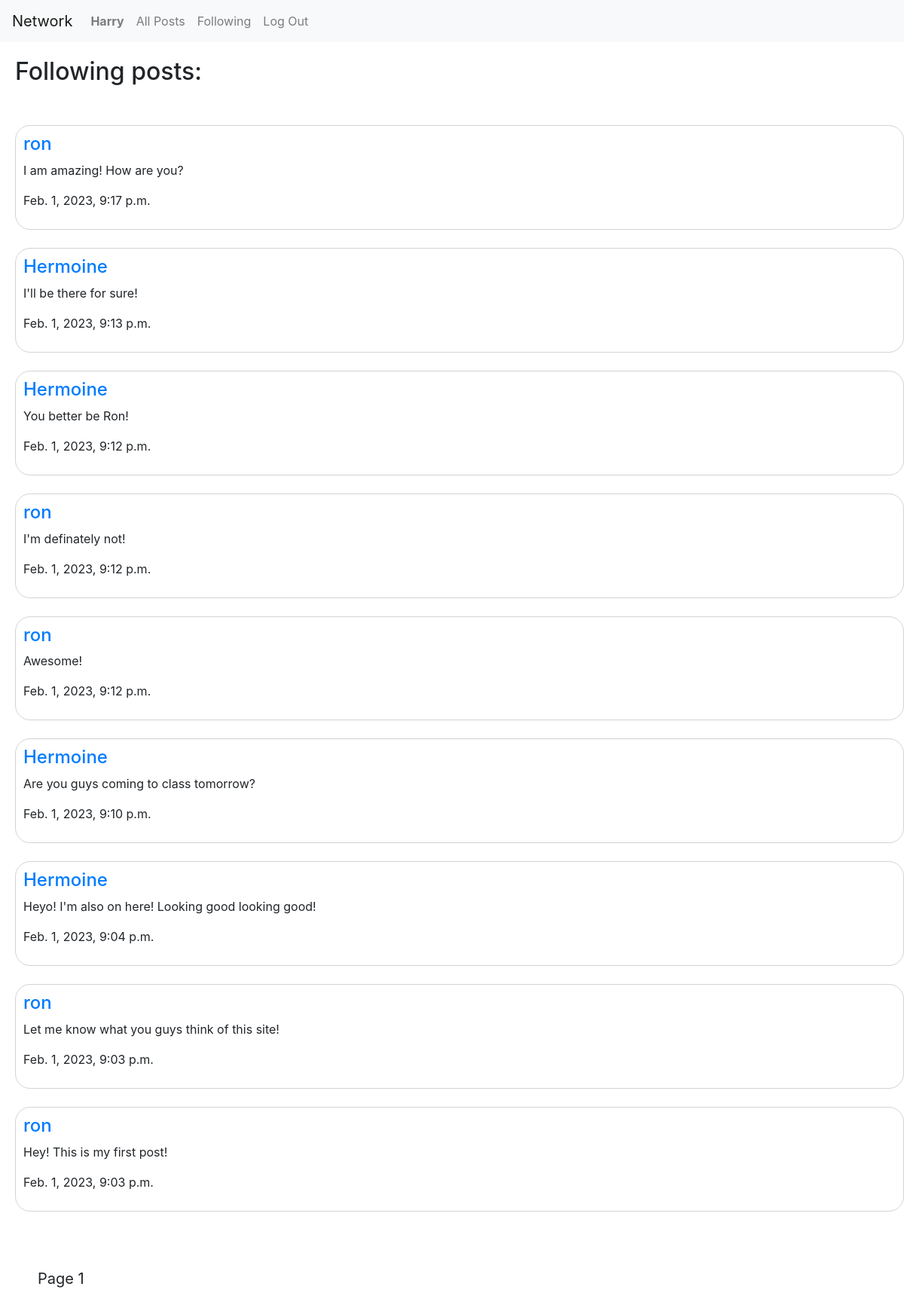
The page /following (signed in) on the database its author committed.
### network/models.py (models this page shows, shortened)
class User(AbstractUser):
    following = models.ManyToManyField("User", blank=True)

class Post(models.Model):
    user = models.ForeignKey(User, on_delete=models.CASCADE, related_name="posts")
    content = models.CharField(max_length=255)
    likes = models.IntegerField(default=0)
    liked_by = models.ManyToManyField(User, blank=True, related_name="liked")
    timestamp = models.DateTimeField(auto_now_add=True)

### network/views.py (the view)
# urls.py: path("following", views.following_posts, name="following_posts")
@login_required
def following_posts(request):
    followed_users = request.user.following.all()
    posts = Post.objects.filter(user__in= followed_users)
    posts = posts.order_by("-timestamp").all()
    paginator = Paginator(posts, 10)
    page_number = request.GET.get('page')
    posts= paginator.get_page(page_number)
    return render(request, "network/following.html", {
        "posts":posts
    })

### network/templates/network/following.html (shortened to what this page needs)
{% extends "network/layout.html" %}
{% block body %}
    <div class="header">
        <h2>Following posts:</h2>
        <br>
    </div>
    {% for post in posts %}
        <div class="post">
            <h4><a href="{% url 'view_profile' post.user.id %}">{{ post.user.username }}</a></h4>
            <div id="content-{{ post.id }}">
                <p>{{ post.content }}</p>
            </div>
            <p>{{ post.timestamp }}</p>
        </div>
        <br>
    {% empty %}
        <h3 style="margin-left:40px">Sadly no posts have been made yet.</h3>
    {% endfor %}
    <div class="pagination">
        <span class="step-links">
            <span class="current">
               Page {{ posts.number }}
            </span>
        </span>
    </div>
{% endblock %}

### network/templates/network/layout.html (shortened to what this page needs)
{% load static %}
<!DOCTYPE html>
<html lang="en">
    <head>
        <link rel="stylesheet" href="https://stackpath.bootstrapcdn.com/bootstrap/4.4.1/css/bootstrap.min.css">
        <link href="{% static 'network/styles.css' %}" rel="stylesheet">
    </head>
    <body>
        <nav class="navbar navbar-expand-lg navbar-light bg-light">
            <a class="navbar-brand" href="{% url 'index' %}">Network</a>
            <div>
              <ul class="navbar-nav mr-auto">
                {% if user.is_authenticated %}
                    <li class="nav-item">
                        <a class="nav-link" href="{% url 'view_profile' request.user.id %}"><strong>{{ user.username }}</strong></a>
                    </li>
                {% endif %}
                <li class="nav-item">
                  <a class="nav-link" href="{% url 'index' %}" id="all-posts">All Posts</a>
                </li>
                {% if user.is_authenticated %}
                    <li class="nav-item">
                        <a class="nav-link" href="{% url 'following_posts' %}">Following</a>
                    </li>
                    <li class="nav-item">
                        <a class="nav-link" href="{% url 'logout' %}">Log Out</a>
                    </li>
                {% endif %}
              </ul>
            </div>
          </nav>
        <div class="body">
            {% block body %}
            {% endblock %}
        </div>
    </body>
</html>

### network/static/network/styles.css (style rules this page uses)
.post { border: 1px solid lightgray; border-radius: 20px; margin-left:20px; padding: 10px; }
.header { padding: 20px; }
.pagination { padding:50px; font-size: 20px; }

### rows shown on the page
User: username "Harry"
Post: user.username "ron", content "I am amazing! How are you?", timestamp "Feb. 1, 2023, 9:17 p.m."
Post: user.username "Hermoine", content "I'll be there for sure!", timestamp "Feb. 1, 2023, 9:13 p.m."
Post: user.username "Hermoine", content "You better be Ron!", timestamp "Feb. 1, 2023, 9:12 p.m."
Post: user.username "ron", content "I'm definately not!", timestamp "Feb. 1, 2023, 9:12 p.m."
Post: user.username "ron", content "Awesome!", timestamp "Feb. 1, 2023, 9:12 p.m."
Post: user.username "Hermoine", content "Are you guys coming to class tomorrow?", timestamp "Feb. 1, 2023, 9:10 p.m."
Post: user.username "Hermoine", content "Heyo! I'm also on here! Looking good looking good!", timestamp "Feb. 1, 2023, 9:04 p.m."
Post: user.username "ron", content "Let me know what you guys think of this site!", timestamp "Feb. 1, 2023, 9:03 p.m."
Post: user.username "ron", content "Hey! This is my first post!", timestamp "Feb. 1, 2023, 9:03 p.m."

### other values the page prints
{{ posts.number }} "1"
